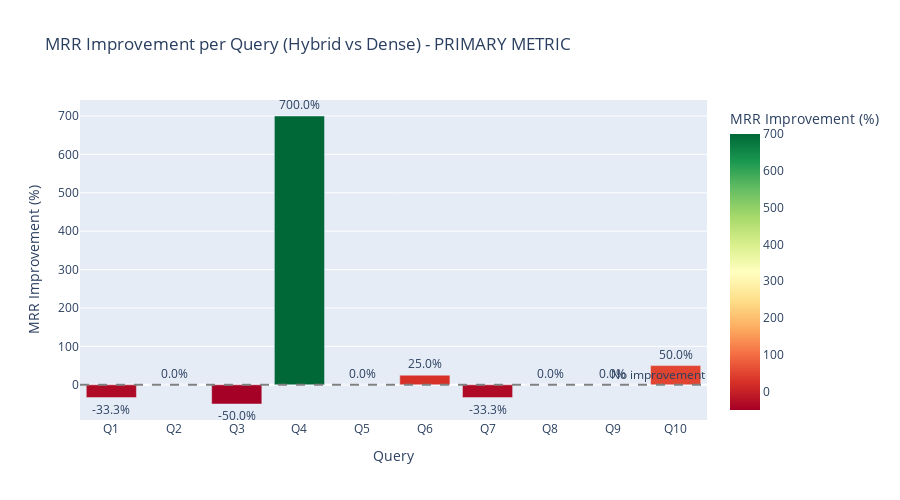

Write notebook code for a chart like this one.
### Markdown cell above
## 8. MRR Improvement Visualization (Primary Metric)

### Code cell
fig = px.bar(
    df_per_query,
    x="Query",
    y="MRR Improvement %",
    title="MRR Improvement per Query (Hybrid vs Dense) - PRIMARY METRIC",
    labels={"MRR Improvement %": "MRR Improvement (%)"},
    text="MRR Improvement %",
    color="MRR Improvement %",
    color_continuous_scale="RdYlGn",
    hover_data=["Query Text", "Dense MRR", "Hybrid MRR"]
)
fig.update_traces(texttemplate='%{text:.1f}%', textposition='outside')
fig.update_layout(height=500)
fig.add_hline(y=0, line_dash="dash", line_color="gray", annotation_text="No improvement")
fig.show()

### Figure 1 — Plotly figure (JSON) as saved in the notebook; plotly's stock layout.template omitted (floating-point values rounded to 4 significant figures)
{"data": [{"customdata": [["Các giải pháp đổi mới quản lý nhà nước về phát tri...", 0.5, 0.3333], ["Tỉnh Điện Biên có chính sách gì để thu hút nguồn n...", 0.5, 0.5], ["Ngân sách nhà nước được phân bổ như thế nào cho ph...", 0.5, 0.25], ["Cơ cấu lao động theo ngành kinh tế của tỉnh Điện B...", 0.125, 1], ["Mục tiêu đào tạo nghề và tạo việc làm hàng năm của...", 0.2, 0.2], ["Quyết định 537/QĐ-UBND phê duyệt Đề án phát triển ...", 0.2, 0.25], ["Trách nhiệm của Sở Giáo dục và Đào tạo trong phát ...", 0.25, 0.1667], ["Mức thù lao đối với người đã nghỉ hưu giữ chức dan...", 1, 1], ["Chế độ hỗ trợ dân quân làm nhiệm vụ xa nơi cư trú ...", 1, 1], ["Tỷ lệ lao động qua đào tạo của Điện Biên dự kiến đ...", 0.3333, 0.5]], "hovertemplate": "Query=%{x}<br>MRR Improvement (%)=%{marker.color}<br>Query Text=%{customdata[0]}<br>Dense MRR=%{customdata[1]}<br>Hybrid MRR=%{customdata[2]}<extra></extra>", "legendgroup": "", "marker": {"color": [-33.33, 0.0, -50.0, 700.0, 0.0, 25.0, -33.33, 0.0, 0.0, 50.0], "coloraxis": "coloraxis", "pattern": {"shape": ""}}, "name": "", "orientation": "v", "showlegend": false, "text": [-33.33, 0.0, -50.0, 700.0, 0.0, 25.0, -33.33, 0.0, 0.0, 50.0], "textposition": "outside", "texttemplate": "%{text:.1f}%", "type": "bar", "x": ["Q1", "Q2", "Q3", "Q4", "Q5", "Q6", "Q7", "Q8", "Q9", "Q10"], "xaxis": "x", "y": [-33.33, 0.0, -50.0, 700.0, 0.0, 25.0, -33.33, 0.0, 0.0, 50.0], "yaxis": "y"}], "layout": {"annotations": [{"showarrow": false, "text": "No improvement", "x": 1, "xanchor": "right", "xref": "x domain", "y": 0, "yanchor": "bottom", "yref": "y"}], "barmode": "relative", "coloraxis": {"colorbar": {"title": {"text": "MRR Improvement (%)"}}, "colorscale": [[0, "rgb(165,0,38)"], [0.1, "rgb(215,48,39)"], [0.2, "rgb(244,109,67)"], [0.3, "rgb(253,174,97)"], [0.4, "rgb(254,224,139)"], [0.5, "rgb(255,255,191)"], [0.6, "rgb(217,239,139)"], [0.7, "rgb(166,217,106)"], [0.8, "rgb(102,189,99)"], [0.9, "rgb(26,152,80)"], [1, "rgb(0,104,55)"]]}, "height": 500, "legend": {"tracegroupgap": 0}, "shapes": [{"line": {"color": "gray", "dash": "dash"}, "type": "line", "x0": 0, "x1": 1, "xref": "x domain", "y0": 0, "y1": 0, "yref": "y"}], "title": {"text": "MRR Improvement per Query (Hybrid vs Dense) - PRIMARY METRIC"}, "xaxis": {"anchor": "y", "domain": [0, 1], "title": {"text": "Query"}}, "yaxis": {"anchor": "x", "domain": [0, 1], "title": {"text": "MRR Improvement (%)"}}}}
